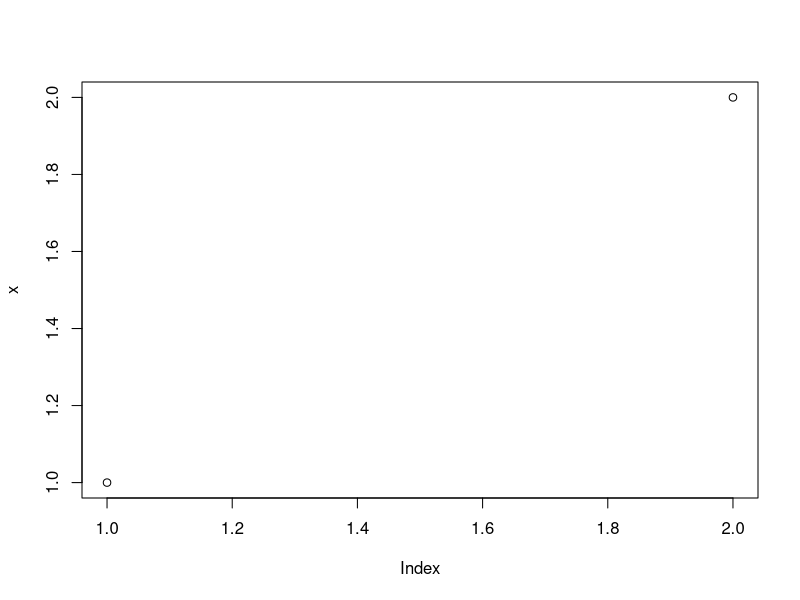

This figure's R source:
# declare variable 
age <- 24 

# call variable / print variable 
age

# Multi-line comments 
# This is first line 
# This is second line 
# This is third line 
library(tidyverse)


# Data Types 
x <- 123L
y <- 2.3 
z <- 123 
c <- 3+2i


name <- "John"
name2 <- 'Doe'
is_holiday <- TRUE 
is_weekday <- FALSE

class(x)
class(y)
class(z)
class(name)
class(is_holiday)
class(is_weekday)
class(c)

# convert character to raw
raw_variable <- charToRaw("Welcome to Programiz")

print(raw_variable)

# convert raw to character
char_variable <- rawToChar(raw_variable)

print(char_variable)

x <- c(1, 2)
plot(x)
